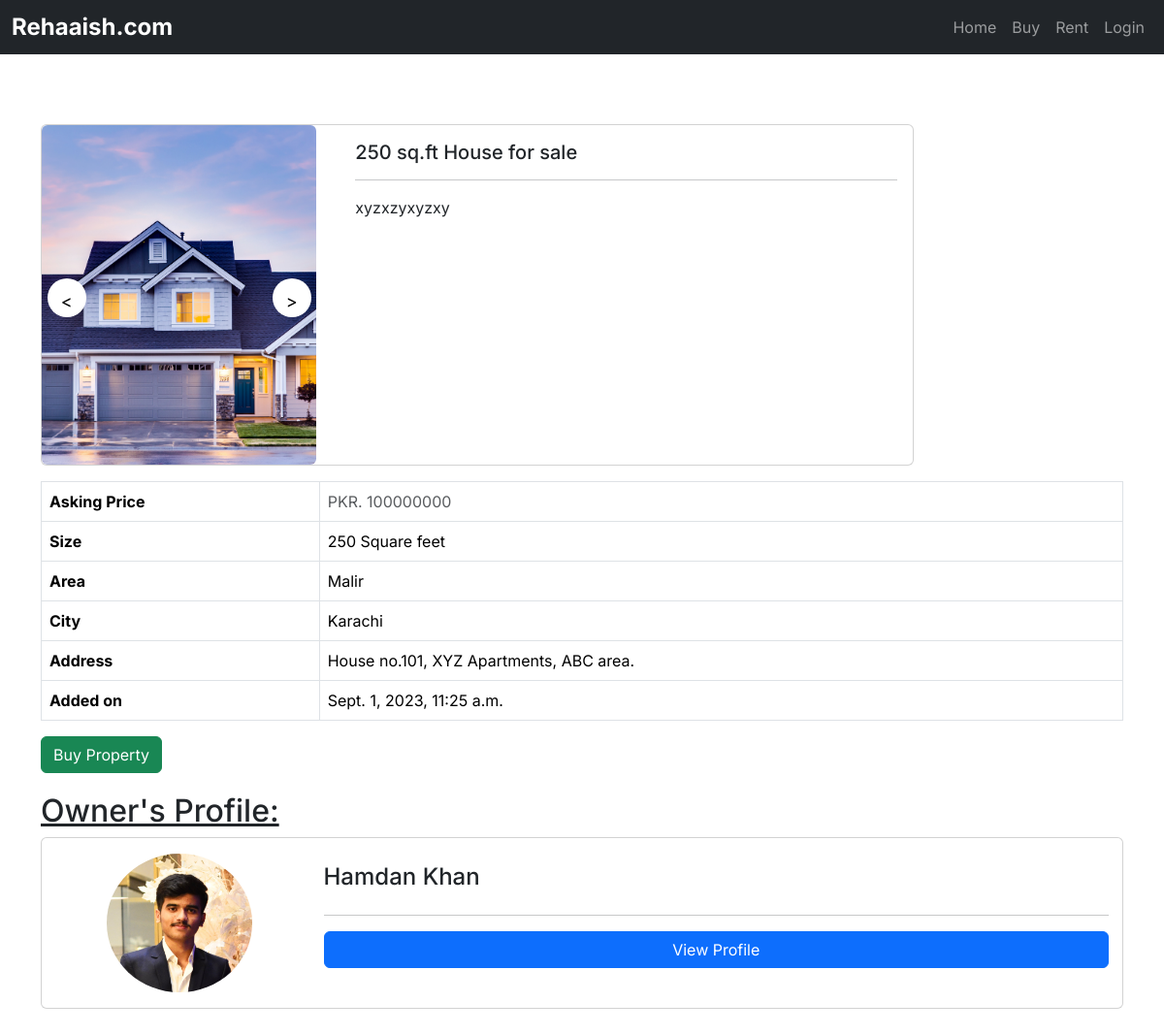
The app's page /property/8 with its own data.
### market/models.py (models this page shows, shortened)
class PropertyImage(models.Model):
    property = models.ForeignKey(
        Property, on_delete=models.CASCADE, related_name="property_pics")
    file = models.FileField(blank=True, upload_to=property_pic_path, verbose_name="Files",
                            validators=[validate_file_size], help_text="Allowed size is 50MB", null=True)

class Property(models.Model):
    UNIT_CHOICES = [
        ("Square feet", "sq.ft"),
        ("Square meters", "sq.m"),
        ("Marla", "marla"),
        ("Kanal", "kanal"),
    ]
    SALE_CHOICES = [
        ("Sell", "Sell"),
        ("Rent", "Rent"),
    ]
    PROVINCE_CHOICES = [
        ("Sindh", "Sindh"),
        ("Punjab", "Punjab"),
        ("Balochistan", "Balochistan"),
        ("KPK", "KPK"),
    ]
    title = models.CharField(max_length=300, blank=True, null=True)
    owner = models.ForeignKey(
        settings.AUTH_USER_MODEL, on_delete=models.CASCADE, blank=True, null=True)
    type = models.ForeignKey(
        PropertyType, on_delete=models.CASCADE, related_name="property", blank=True, null=True)
    sale_type = models.CharField(
        max_length=10, choices=SALE_CHOICES, blank=True, null=True)
    address = models.CharField(max_length=500, blank=True, null=True)
    price = models.IntegerField(blank=True, null=True)
    size = models.IntegerField(blank=True, null=True)
    size_unit = models.CharField(
        choices=UNIT_CHOICES, blank=True, null=True, max_length=100)
    description = models.TextField(blank=True, null=True)
    province = models.CharField(
        choices=PROVINCE_CHOICES, max_length=40, null=True, blank=True)
    city = models.ForeignKey(
        City, on_delete=models.CASCADE, related_name="property_city", null=True, blank=True)
    area = models.ForeignKey(
        Area, on_delete=models.CASCADE, related_name="area", null=True, blank=True)
    added_at = models.DateTimeField(
        default=timezone.now, blank=True, null=True)

class Area(models.Model):
    name = models.CharField(max_length=100)
    def __str__(self):
        return self.name

class City(models.Model):
    name = models.CharField(max_length=150)
    def __str__(self):
        return self.name

### users/models.py (models this page shows, shortened)
class Profile(models.Model):
    user = models.OneToOneField(CustomUser, on_delete=models.CASCADE)
    first_name = models.CharField(max_length=100, blank=True)
    last_name = models.CharField(max_length=100, blank=True)
    contact_number = models.CharField(max_length=20, blank=True,)
    city = models.CharField(max_length=100, blank=True)
    profile_pic = models.ImageField(upload_to=profile_pic_path, blank=True,)
    description = models.CharField(max_length=500, null=True, blank=True)

### market/views.py (the view)
# urls.py: path('property/<int:listing_id>', ListingDataView, name="listing_data"),
def ListingDataView(request, listing_id):
    listing = Property.objects.get(id=listing_id)
    listing_title = listing.title[0:30] + "..."
    is_owner = False
    if (listing.owner == request.user):
        is_owner = True
    l_type = "Rent"
    if (listing.sale_type == 'Sell'):
        l_type = "Buy"
    return render(request, 'market/property_data.html', {'listing': listing, 'title': listing_title, 'type': l_type, 'isOwner': is_owner})

### market/templates/market/property_data.html (shortened to what this page needs)
{% extends 'market/base.html' %}
{% block content %}
  <section class="container mt-5">
    <div class="row">
      <div>
        <div class="card mb-3" style="max-width: 900px;">
          <div class="row no-gutters">
            <div class="col-md-4">
              <div class="slider">
                {% if listing.property_pics.all.count > 1 %}
                    {% for image in listing.property_pics.all %}
                      <div class="slide">
                        <img src="{{ image.file.url }}" alt=""  />
                      </div>
                    {% endfor %}
                    <button class="slider-btn btn-next"> > </button>
                    <button class="slider-btn btn-prev"> < </button>
                {% else %}
                      <div class="slide">
                        <img src="{{ listing.property_pics.first.file.url }}" alt=""  />
                      </div>
                {% endif %}
              </div>
            </div>
            <div class="col-md-8">
              <div class="card-body">
                <h5 class="card-title">{{ listing.title }}</h5>
                <hr/>
                <p>{{listing.description}}</p>
              </div>
            </div>
          </div>
        </div>
      </div>
    </div>
    <table class="table table-bordered">
      <tbody>
        <tr>
          <th scope="row">Asking Price</th>
          <td><span class="text-muted">PKR. {{ listing.price }}</span></td>
        </tr>
        <tr>
          <th scope="row">Size</th>
          <td>{{ listing.size }} {{ listing.size_unit }}</td>
        </tr>
        <tr>
          <th scope="row">Area</th>
          <td>{{ listing.area }}</td>
        </tr>
        <tr>
          <th scope="row">City</th>
          <td>{{ listing.city }}</td>
        </tr>
        <tr>
          <th scope="row">Address</th>
          <td>{{ listing.address }}</td>
        </tr>
        <tr>
          <th scope="row">Added on</th>
          <td>{{ listing.added_at }}</td>
        </tr>
      </tbody>
    </table>
    {% if isOwner %}
      <a href="{% url 'users:edit_listing' listing.id %}" class="btn btn-warning">Edit Property</a>
      <button data-bs-toggle="modal" data-bs-target="#DeleteModal" class="btn btn-danger" >Delete Property</button>
      <div class="modal fade" id="DeleteModal" tabindex="-1" role="dialog" aria-labelledby="DeleteModalLabel" aria-hidden="true">
        <div class="modal-dialog" role="document">
          <div class="modal-content">
            <div class="modal-header">
              <h5 class="modal-title" id="DeleteModalLabel">Delete Listing</h5>
              <button type="button" class="btn-close" data-bs-dismiss="modal" aria-label="Close">
                <span aria-hidden="true"></span>
              </button>
            </div>
            <div class="modal-body">
              Are you sure you want to delete this listing?
            </div>
            <div class="modal-footer">
              <button type="button" class="btn btn-success" data-bs-dismiss="modal">Close</button>
              <a href="{% url 'users:delete_listing' listing.id %}" type="button" class="btn btn-danger">Yes, Delete</a>
            </div>
          </div>
        </div>
      </div>
    {% else %}
      <a href="{% url 'market:listing_contact' listing.id %}" class="btn btn-success">{{ type }} Property</a>
    {% endif %}
    <div style="margin-top:20px;">
      <h2 class="underlined-heading">Owner's Profile:</h2>
      <div class="card">
        <div class="card-body">
          <div class="row no-gutters">
            <div class="col-md-3 owner-p-pic">
              <div>
                <img src="{% if listing.owner.profile.profile_pic %}{{ listing.owner.profile.profile_pic.url }}{% else %}https://static.vecteezy.com/system/resources/previews/014/554/760/original/man-profile-negative-photo-anonymous-silhouette-human-head-businessman-worker-support-illustration-vector.jpg{% endif %}" alt="avatar"
                class="rounded-circle img-fluid" style="width: 150px;">
              </div>
            </div>
            <div class="col-md-9 owner-p-desc">
              <h4>{{listing.owner.profile.first_name}} {{listing.owner.profile.last_name}}</h4>
              <hr />
              <a class="btn btn-primary" role="button" href="{% url 'users:other_profile' listing.owner.profile.id %}">
                View Profile
              </a>
            </div>
          </div>
        </div>
      </div>
    </div>
  </section>
{% endblock %}

### static/css/base.css (style rules this page uses)
body { font-family: 'Inter', sans-serif; }
.underlined-heading { text-decoration: underline; }
.owner-p-pic { display: flex; justify-content: center; align-items: center; }
.owner-p-desc { padding: 10px; display: flex; flex-direction: column; }

### market/templates/market/property_data.html (style rules this page uses)
.slider { width: 100%; max-width: 800px; height: 350px; position: relative; overflow: hidden; border-radius: 6px; }
.slide { width: 100%; max-width: 800px; height: 350px; position: absolute; transition: all 0.5s; }
.slide img { width: 100%; height: 100%; object-fit: cover; }
.slider-btn { position: absolute; width: 40px; height: 40px; padding: 10px; border: none; border-radius: 50%; z-index: 10px; cursor: pointer; background-color: #fff; font-size: 18px; }
.btn-prev { top: 45%; left: 2%; }
.btn-next { top: 45%; right: 2%; }

### records on screen
PropertyImage: file (picture)
Property: title "250 sq.ft House for sale", description "xyzxzyxyzxy", price "100000000", size "250", size_unit "Square feet", area "Malir", city "Karachi", address "House no.101, XYZ Apartments, ABC area.", added_at "Sept. 1, 2023, 11:25 a.m.", owner.profile_pic (picture), owner.profile.first_name "Hamdan", owner.profile.last_name "Khan"

### other values on screen
{{ type }} "Buy"
